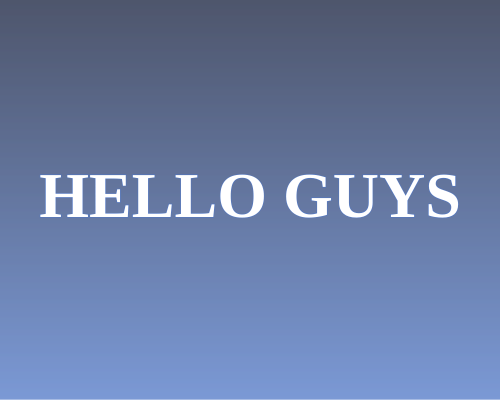
Frame 1 (no input)
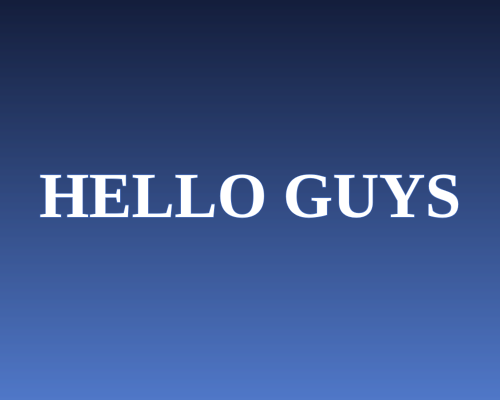
Frame 60 (no input)
Frame 120 (the mouse pressed at the canvas centre since frame 60): identical to frame 60, image omitted

The p5.js sketch that drew these frames (run headless with seeded random() and noise() and a simulated clock; from frame 60 on, the mouse is pressed at the canvas centre):

// p5.js sketch
// ── sketch.js
function setup() {
  createCanvas(500, 400);
  textAlign(CENTER, CENTER);
  textFont("Arial Black");
}

function draw() {
  
  for (let y = 0; y < height; y++) {
    let r = map(y, 0, height, 20, 80);
    let g = map(y, 0, height, 30, 120);
    let b = map(y, 0, height, 60, 200);
    stroke(r, g, b);
    line(0, y, width, y);
  }

 
  fill(255);
  textSize(64);
  textStyle(BOLD);
  text("HELLO GUYS", width / 2, height / 2);
}
